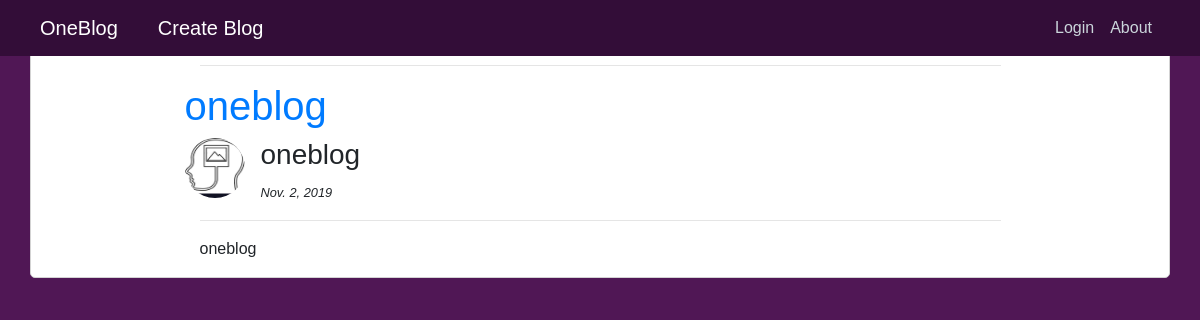
Page /blogdetail/14/ on the committed database.
### blog/models.py (models this page shows)
class  Blog(models.Model):
    blog_title = models.CharField(max_length = 200)
    blog_type = models.CharField(max_length = 100)
    blog_content = RichTextUploadingField()
    published_date = models.DateField(auto_now=True)
    feautured_image = models.ImageField(upload_to = "feautured_images/", default = 'blog_default.jpg')
    author = models.ForeignKey(User,on_delete=models.CASCADE,default=0)

### users/models.py (models this page shows, shortened)
class UserProfile(models.Model):
    user = models.OneToOneField(User, on_delete = models.CASCADE)
    phone = models.IntegerField(default = 00000)
    profile_picture = models.ImageField(default='profile_default.jpg' , upload_to = "profile_picture/" )

### blog/views.py (the view)
# urls.py: path('blogdetail/<int:pk>/',BlogDetailedView.as_view(), name = 'blogdetail'),
class BlogDetailedView(DetailView):
    model = Blog
    template_name = 'blog/blog_detail.html'

### blog/templates/blog/blog_detail.html (shortened to what this page needs)
{% extends 'blog/base.html' %}
{% block content %}
  <hr>
    <section class="row">
      <h1><a href='#'> {{ blog.blog_title }}<a></h1>
    </section>
    <section class="row">
      <div class="media">
            <img src="{{ blog.author.userprofile.profile_picture.url }}" alt="pavan" class="mr-3 rounded-circle circ1">
            <div class="media-body">
              <h3>{{ blog.author.username }}</h3>
              <small><i>{{ blog.published_date }}</i> </small>
            </div>
        </div>
    </section>
    <hr>
    <p>{{ blog.blog_content | safe }}</p>
{% endblock %}

### blog/static/blog/base.css (style rules this page uses)
body { margin-top: 3rem; font-size: 1rem; font-family: Neue Frutiger W01,sans-serif; background: #fff; background-color: #501755; }
.circ1 { width:60px; height:60px; }

### rows in the picture
Blog: blog_title "oneblog", author.userprofile.profile_picture (placeholder picture), author.username "oneblog", published_date "Nov. 2, 2019", blog_content "oneblog"
